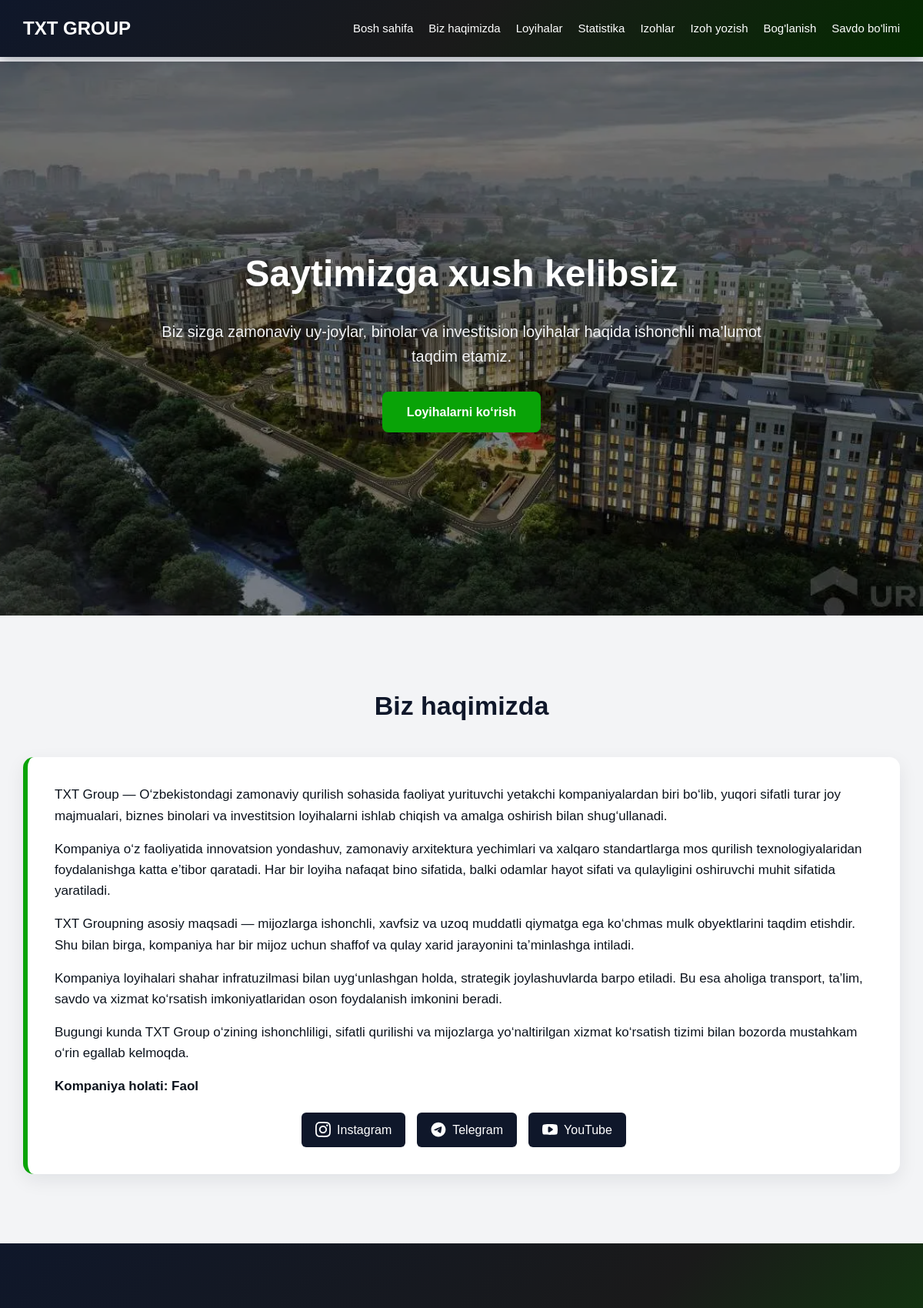
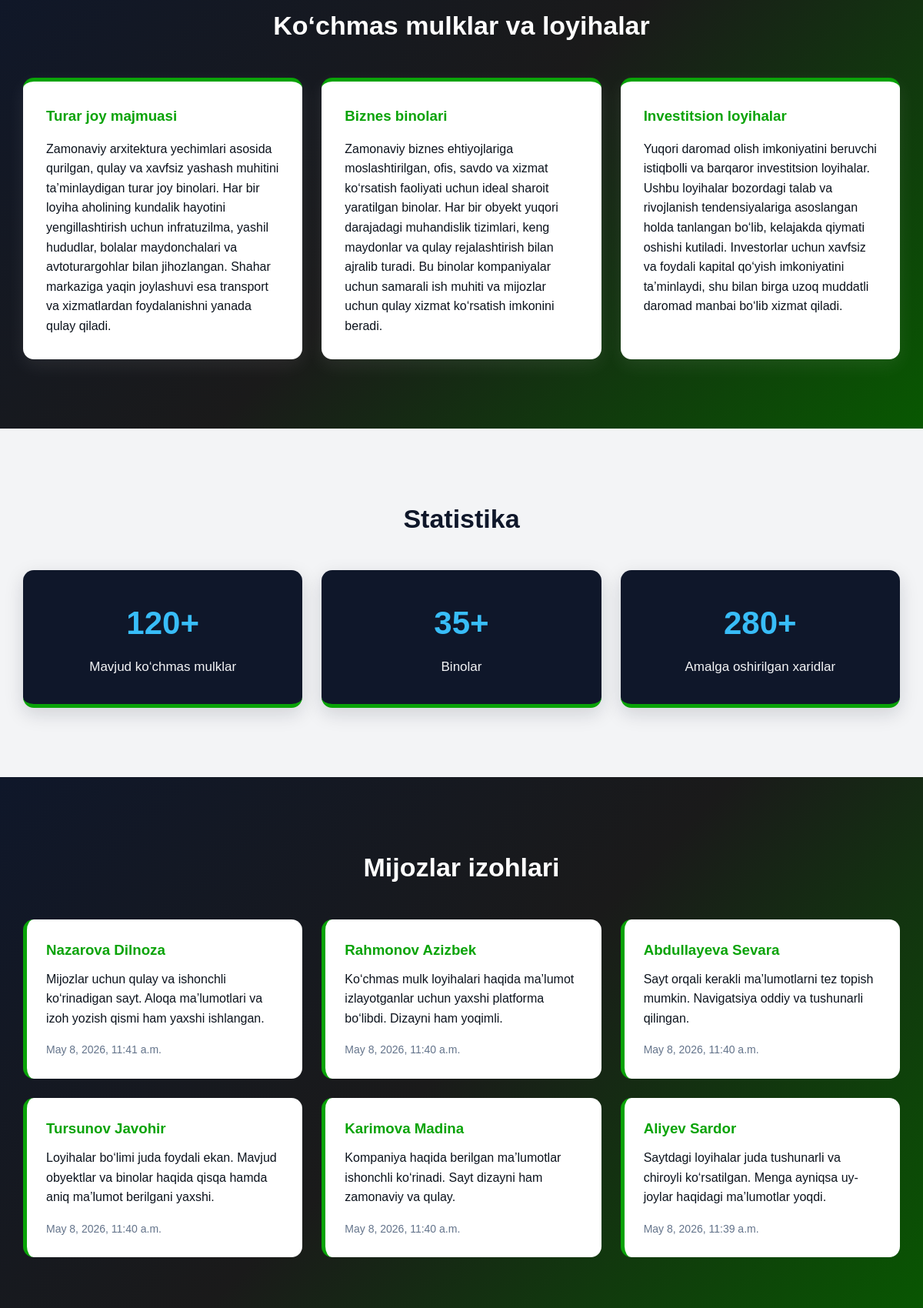
The page / (upper part) on the database its author committed (2 pictures, top to bottom).
### core/models.py (models this page shows, shortened)
class Comments(models.Model):
    name = models.CharField(max_length=100, verbose_name="Ism")
    message = models.TextField(verbose_name="Xabar")
    created_at = models.DateTimeField(auto_now_add=True)
    class Meta:
        ordering = ['-created_at']
        verbose_name = "Izoh"
        verbose_name_plural = "Izohlar"

### core/views.py (the view)
# urls.py: 2. Add a URL to urlpatterns:  path('', views.home, name='home')
def home(request):
    comments = Comments.objects.all().order_by('-created_at')[:6]
    if request.method == 'POST':
        form = CommentForm(request.POST)
        if form.is_valid():
            form.save()
            return redirect('home')
    else:
        form = CommentForm()
    context = {
        'comments': comments,
        'form': form
    }
    return render(request, 'core/home.html', context)

### core/templates/core/home.html (shortened to what this page needs)
{% extends 'core/base.html' %}
{% load static %}
{% block styles %}
<link rel="stylesheet" href="{% static 'core/styles/home.css' %}">
{% endblock %}
{% block content %}
<section id="welcome" class="hero-section">
    <div class="hero-slider">
        <div class="hero-slide active" style="background-image: url('{% static "core/images/hero1.jpg" %}');"></div>
    </div>
    <div class="hero-overlay"></div>
    <div class="hero-content">
        <h1>Saytimizga xush kelibsiz</h1>
        <p>
            Biz sizga zamonaviy uy-joylar, binolar va investitsion loyihalar haqida
            ishonchli ma’lumot taqdim etamiz.
        </p>
        <a href="#projects" class="main-btn">Loyihalarni ko‘rish</a>
    </div>
</section>
<section id="about" class="section">
    <h2>Biz haqimizda</h2>
    <div class="about-box">
        <p>
            TXT Group — O‘zbekistondagi zamonaviy qurilish sohasida faoliyat yurituvchi yetakchi kompaniyalardan biri bo‘lib, yuqori sifatli turar joy majmualari, biznes binolari va investitsion loyihalarni ishlab chiqish va amalga oshirish bilan shug‘ullanadi.
        </p>
        <p>
        Kompaniya o‘z faoliyatida innovatsion yondashuv, zamonaviy arxitektura yechimlari va xalqaro standartlarga mos qurilish texnologiyalaridan foydalanishga katta e’tibor qaratadi. Har bir loyiha nafaqat bino sifatida, balki odamlar hayot sifati va qulayligini oshiruvchi muhit sifatida yaratiladi.
        </p>
        <p>
        TXT Groupning asosiy maqsadi — mijozlarga ishonchli, xavfsiz va uzoq muddatli qiymatga ega ko‘chmas mulk obyektlarini taqdim etishdir. Shu bilan birga, kompaniya har bir mijoz uchun shaffof va qulay xarid jarayonini ta’minlashga intiladi.
        </p>
        <p>
        Kompaniya loyihalari shahar infratuzilmasi bilan uyg‘unlashgan holda, strategik joylashuvlarda barpo etiladi. Bu esa aholiga transport, ta’lim, savdo va xizmat ko‘rsatish imkoniyatlaridan oson foydalanish imkonini beradi.
        </p>
        <p>
        Bugungi kunda TXT Group o‘zining ishonchliligi, sifatli qurilishi va mijozlarga yo‘naltirilgan xizmat ko‘rsatish tizimi bilan bozorda mustahkam o‘rin egallab kelmoqda.
        </p>
        <p class="status">
            Kompaniya holati: Faol
        </p>
        <div class="social-links">
            <a href="#">
                <img src="{% static 'core/icons/instagram.svg' %}" alt="Instagram">
                <span>Instagram</span>
            </a>
            <a href="#">
                <img src="{% static 'core/icons/telegram.svg' %}" alt="Telegram">
                <span>Telegram</span>
            </a>
            <a href="#">
                <img src="{% static 'core/icons/youtube.svg' %}" alt="YouTube">
                <span>YouTube</span>
            </a>
        </div>
    </div>
</section>
<section id="projects" class="section dark-section">
    <h2>Ko‘chmas mulklar va loyihalar</h2>
    <div class="cards">
        <div class="card">
            <h3>Turar joy majmuasi</h3>
            <p>
                Zamonaviy arxitektura yechimlari asosida qurilgan, qulay va xavfsiz yashash muhitini ta’minlaydigan turar joy binolari. Har bir loyiha aholining kundalik hayotini yengillashtirish uchun infratuzilma, yashil hududlar, bolalar maydonchalari va avtoturargohlar bilan jihozlangan. Shahar markaziga yaqin joylashuvi esa transport va xizmatlardan foydalanishni yanada qulay qiladi.
            </p>
        </div>
        <div class="card">
            <h3>Biznes binolari</h3>
            <p>
                Zamonaviy biznes ehtiyojlariga moslashtirilgan, ofis, savdo va xizmat ko‘rsatish faoliyati uchun ideal sharoit yaratilgan binolar. Har bir obyekt yuqori darajadagi muhandislik tizimlari, keng maydonlar va qulay rejalashtirish bilan ajralib turadi. Bu binolar kompaniyalar uchun samarali ish muhiti va mijozlar uchun qulay xizmat ko‘rsatish imkonini beradi.
            </p>
        </div>
        <div class="card">
            <h3>Investitsion loyihalar</h3>
            <p>
                Yuqori daromad olish imkoniyatini beruvchi istiqbolli va barqaror investitsion loyihalar. Ushbu loyihalar bozordagi talab va rivojlanish tendensiyalariga asoslangan holda tanlangan bo‘lib, kelajakda qiymati oshishi kutiladi. Investorlar uchun xavfsiz va foydali kapital qo‘yish imkoniyatini ta’minlaydi, shu bilan birga uzoq muddatli daromad manbai bo‘lib xizmat qiladi.
            </p>
        </div>
    </div>
</section>
<section id="statistics" class="section">
    <h2>Statistika</h2>
    <div class="stats">
        <div class="stat-box">
            <h3>120+</h3>
            <p>Mavjud ko‘chmas mulklar</p>
        </div>
        <div class="stat-box">
            <h3>35+</h3>
            <p>Binolar</p>
        </div>
        <div class="stat-box">
            <h3>280+</h3>
            <p>Amalga oshirilgan xaridlar</p>
        </div>
    </div>
</section>
<section id="comments" class="section dark-section">
    <h2>Mijozlar izohlari</h2>
    <div class="comments-list">
        {% for comment in comments %}
            <div class="comment-card">
                <h3>{{ comment.name }}</h3>
                <p>{{ comment.message }}</p>
                <span>{{ comment.created_at }}</span>
            </div>
        {% empty %}
            <p class="empty-text">Hozircha izohlar mavjud emas.</p>
        {% endfor %}
    </div>
</section>
{% endblock %}

### core/static/core/styles/base.css (style rules this page uses)
:root { --sky-blue: #38BDF8; --coral: #09a307; --light-gray: #F3F4F6; --black: #0F172A; --white: #FFFFFF; --dark-gray: #0c131d; --text-gray: #64748B; }
* { margin: 0; padding: 0; box-sizing: border-box; }
html { scroll-behavior: smooth; }
body { font-family: Arial, sans-serif; background-color: var(--light-gray); color: var(--black); line-height: 1.6; padding-top: 80px; }

### core/static/core/styles/home.css (style rules this page uses)
.hero-section { position: relative; min-height: 90vh; display: flex; align-items: center; justify-content: center; text-align: center; padding: 60px 20px; overflow: hidden; color: var(--white); }
.hero-slider { position: absolute; inset: 0; z-index: 1; }
.hero-slide { position: absolute; inset: 0; background-size: cover; background-position: center; background-repeat: no-repeat; opacity: 0; transform: scale(1.08) translateX(0); transition: opacity 1s ease-in-out, transform 5s linear; }
.hero-slide.active { opacity: 1; transform: scale(1.12) translateX(40px); }
.hero-overlay { position: absolute; inset: 0; background: rgba(0, 0, 0, 0.45); z-index: 2; }
.hero-content { position: relative; z-index: 3; max-width: 800px; }
.hero-content h1 { font-size: 48px; margin-bottom: 20px; color: var(--white); text-shadow: 0 4px 18px rgba(0, 0, 0, 0.35); }
.hero-content p { font-size: 20px; margin-bottom: 30px; color: var(--light-gray); text-shadow: 0 3px 12px rgba(0, 0, 0, 0.30); }
.main-btn { display: inline-block; background-color: var(--coral); color: var(--white); padding: 14px 32px; border-radius: 8px; text-decoration: none; font-weight: bold; transition: 0.3s; }
.section { max-width: 1200px; margin: auto; padding: 90px 30px; background-color: var(--light-gray); }
.section h2 { font-size: 34px; text-align: center; margin-bottom: 40px; color: var(--black); }
.dark-section { max-width: 100%; background: linear-gradient(135deg, var(--black) 0%, #1a1a1a 50%, rgb(8, 88, 1) 100%); color: var(--white); }
.dark-section h2 { color: var(--white); }
.dark-section .cards, .dark-section .comments-list { max-width: 1200px; margin: auto; }
.about-box { background-color: var(--white); padding: 35px; border-radius: 14px; border-left: 6px solid var(--coral); box-shadow: 0 8px 24px rgba(15, 23, 42, 0.08); }
.about-box p { margin-bottom: 16px; font-size: 17px; color: var(--dark-gray); }
.status { font-weight: bold; color: var(--coral); }
.social-links { margin-top: 20px; display: flex; gap: 15px; flex-wrap: wrap; justify-content: center; }
.social-links a { background-color: var(--black); color: var(--white); text-decoration: none; padding: 10px 18px; border-radius: 6px; transition: 0.3s; display: flex; align-items: center; gap: 8px; }
.social-links a img { width: 20px; height: 20px; filter: brightness(0) invert(1); }
.cards { display: grid; grid-template-columns: repeat(3, 1fr); gap: 25px; }
.card { background-color: var(--white); color: var(--black); padding: 30px; border-radius: 14px; border-top: 5px solid var(--coral); box-shadow: 0 8px 24px rgba(255, 255, 255, 0.08); }
.card h3 { margin-bottom: 15px; color: var(--coral); }
.card p { color: var(--dark-gray); }
.stats { display: grid; grid-template-columns: repeat(3, 1fr); gap: 25px; }
.stat-box { background-color: var(--black); color: var(--white); text-align: center; padding: 35px 20px; border-radius: 14px; border-bottom: 5px solid var(--coral); box-shadow: 0 8px 24px rgba(15, 23, 42, 0.15); }
.stat-box h3 { font-size: 42px; color: var(--sky-blue); margin-bottom: 10px; }
.stat-box p { font-size: 17px; color: var(--light-gray); }
.comments-list { display: grid; grid-template-columns: repeat(3, 1fr); gap: 25px; }
.comment-card { background-color: var(--white); color: var(--black); padding: 25px; border-radius: 14px; border-left: 5px solid var(--coral); }
.comment-card h3 { color: var(--coral); margin-bottom: 10px; }
.comment-card p { margin-bottom: 15px; color: var(--dark-gray); }
.comment-card span { font-size: 14px; color: var(--text-gray); }

### rows shown on the page
Comments: name "Nazarova Dilnoza", message "Mijozlar uchun qulay va ishonchli ko‘rinadigan sayt. Aloqa ma’lumotlari va izoh yozish qismi ham yaxshi ishlangan.", created_at "May 8, 2026, 11:41 a.m."
Comments: name "Rahmonov Azizbek", message "Ko‘chmas mulk loyihalari haqida ma’lumot izlayotganlar uchun yaxshi platforma bo‘libdi. Dizayni ham yoqimli.", created_at "May 8, 2026, 11:40 a.m."
Comments: name "Abdullayeva Sevara", message "Sayt orqali kerakli ma’lumotlarni tez topish mumkin. Navigatsiya oddiy va tushunarli qilingan.", created_at "May 8, 2026, 11:40 a.m."
Comments: name "Tursunov Javohir", message "Loyihalar bo‘limi juda foydali ekan. Mavjud obyektlar va binolar haqida qisqa hamda aniq ma’lumot berilgani yaxshi.", created_at "May 8, 2026, 11:40 a.m."
Comments: name "Karimova Madina", message "Kompaniya haqida berilgan ma’lumotlar ishonchli ko‘rinadi. Sayt dizayni ham zamonaviy va qulay.", created_at "May 8, 2026, 11:40 a.m."
Comments: name "Aliyev Sardor", message "Saytdagi loyihalar juda tushunarli va chiroyli ko‘rsatilgan. Menga ayniqsa uy-joylar haqidagi ma’lumotlar yoqdi.", created_at "May 8, 2026, 11:39 a.m."
